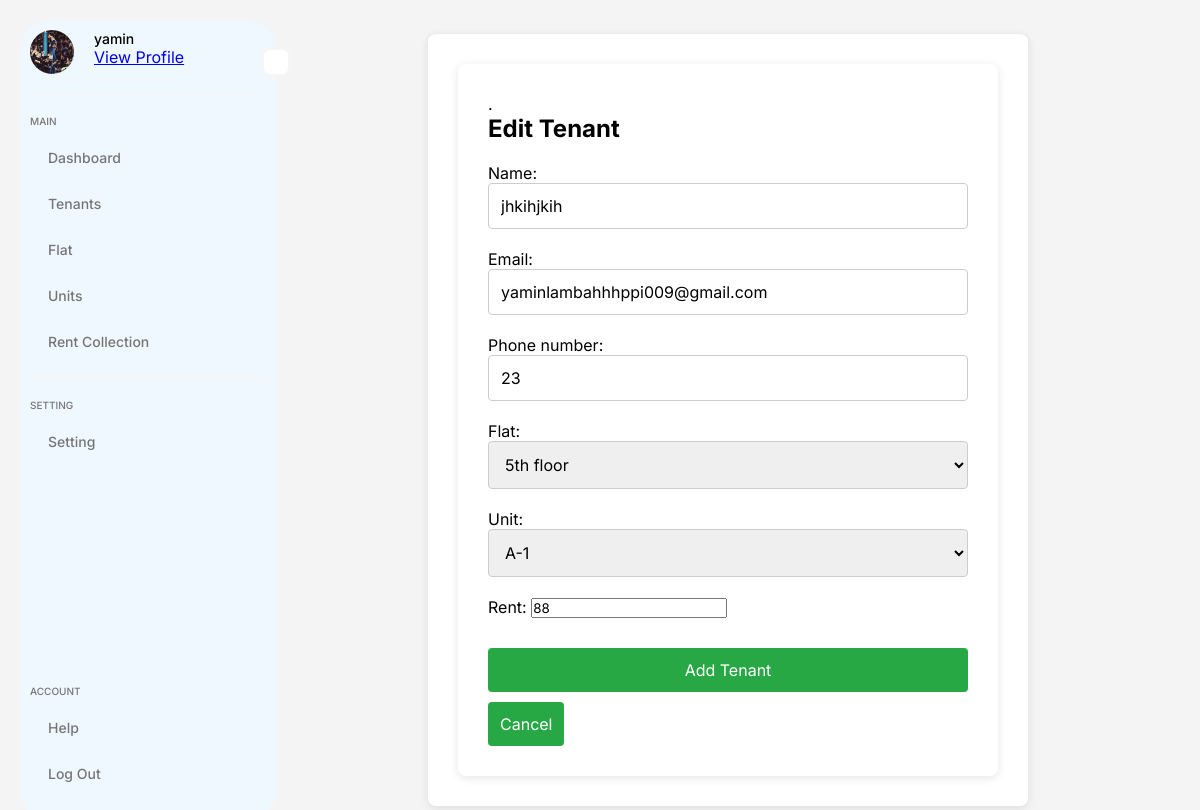
Screenshot of /rental/tenants/edit/8/ (signed in) with the database file from the repository.
### accounts/models.py (models this page shows, shortened)
class UserProfile(models.Model):
    user = models.OneToOneField(User, on_delete=models.CASCADE)
    phone = models.CharField(max_length=15, blank=True, null=True)
    address = models.CharField(max_length=255, blank=True, null=True)
    profile_photo = models.ImageField(
        upload_to="profile_photos/", blank=True, null=True
    )

### rental_management/models.py (models this page shows, shortened)
class Tenant(models.Model):
    name = models.CharField(null=True, max_length=255)
    email = models.EmailField(unique=True)
    phone_number = models.CharField(null=True, max_length=15)
    flat = models.ForeignKey("Flat", on_delete=models.SET_NULL, null=True, blank=True)
    unit = models.ForeignKey("Unit", on_delete=models.SET_NULL, null=True, blank=True)
    rent = models.IntegerField(null=True)

class Unit(models.Model):
    name = models.CharField(max_length=100)
    status = models.CharField(
        max_length=20,
        choices=[("occupied", "Occupied"), ("vacant", "Vacant")],
        default="vacant",
    )
    def __str__(self):
        return f" {self.name}"

### rental_management/views.py (the view)
# urls.py: path("tenants/edit/<int:pk>/", views.tenant_edit, name="edit_tenant"),
@login_required
def tenant_edit(request, pk):
    tenant = get_object_or_404(Tenant, pk=pk)
    if request.method == "POST":
        form = TenantForm(request.POST, instance=tenant)
        if form.is_valid():
            form.save()
            return redirect("tenant_list")
    else:
        form = TenantForm(instance=tenant)
    return render(request, "rental_management/tenant_form.html", {"form": form})

### rental_management/forms.py
class TenantForm(forms.ModelForm):
    class Meta:
        model = Tenant
        fields = "__all__"  # Adjust if you want to exclude certain fields

### accounts/context_processors.py (called while the page is built)
def user_profile(request):
    profile = None
    if request.user.is_authenticated:
        try:
            profile = UserProfile.objects.get(user=request.user)
        except UserProfile.DoesNotExist:
            pass
    return {"profile": profile}

### rental_management/models.py (called while the page is built)
    def __str__(self):
        return self.flat_number

### templates/rental_management/tenant_form.html (shortened to what this page needs)
{% extends 'sidebar.html' %}
{% load static %}
{% block style %}
<link rel="stylesheet" href="{% static 'css/add_tenant.css' %}">
{% endblock %}
{% block content %}
<div class="main-content">.
    <h1>{% if form.instance.pk %} Edit Tenant{% else %}Add Tenant{% endif %}</h1>
    <form method="POST" class="tenant-form">
        {{ form.as_p }}
        <button type="submit">Add Tenant</button>
    </form>
    <button class="cancel-button" href="{% url 'tenant_list' %}">Cancel</button>
</div>
{% endblock %}

### templates/sidebar.html (shortened to what this page needs)
{% load static %}
<!DOCTYPE html>
<html lang="en">
<head>
    <link rel="stylesheet" href="{% static 'css/styles.css' %}">
    {% block style %}
    {% endblock %}
</head>
<body>
    <aside class="container">
        <div class="sidebar">
            <div class="menu-btn">
            </div>
            <div class="head">
                <div class="user-img">
                    {% if profile and profile.profile_photo %}
                    <img src="{{ profile.profile_photo.url }}" alt="Profile Photo">
                    {% else %}
                    <img src="{% static 'images/default-profile.png' %}" alt="Default Profile Photo">
                    {% endif %}
                </div>
                <div class="user-details">
                    <p class="name">{{ user.username }}</p>
                    <a href="{% url 'accounts:profile' %}" class="profile-link">View Profile</a>
                </div>
            </div>
            <div class="nav">
                <div class="menu">
                    <p class="title">Main</p>
                    <ul>
                        <li>
                            <a href="{% url 'dashboard' %}">
                                <span class="text">Dashboard</span>
                            </a>
                        </li>
                        <li>
                            <a href="#">
                                <span class="text">Tenants</span>
                            </a>
                        </li>
                        <li>
                            <a href="#">
                                <span class="text">Flat</span>
                            </a>
                        </li>
                        <li>
                            <a href="#">
                                <span class="text">Units</span>
                            </a>
                        </li>
                        <li>
                            <a href="#">
                                <span class="text">Rent Collection</span>
                            </a>
                        </li>
                    </ul>
                </div>
                <div class="menu">
                    <p class="title">Setting</p>
                    <ul>
                        <li>
                            <a href="#">
                                <span class="text">Setting</span>
                            </a>
                        </li>
                    </ul>
                </div>
            </div>
            <div class="menu">
                <p class="title">Account</p>
                <ul>
                    <li>
                        <a href="#">
                            <span class="text">Help</span>
                        </a>
                    </li>
                    <li>
                        <a href="{% url 'accounts:logout' %}">
                            <span class="text">Log Out</span>
                        </a>
                    </li>
                </ul>
            </div>
        </div>
        <div class="main-content">
            {% block content %}
            {% endblock %}
        </div>
    </aside>
</body>
</html>

### static/css/styles.css (style rules this page uses)
* { margin: 0; padding: 0; box-sizing: border-box; font-family: "Inter", sans-serif; }
body { background-color: #ffffff; }
.container { width: 100%; min-height: 100vh; }
.sidebar { position: relative; width: 256px; height: 100vh; display: flex; flex-direction: column; gap: 20px; background-color: aliceblue; padding: 10px; border-radius: 30px; }
.sidebar, .head { display: flex; gap: 20px; padding-bottom: 20px; border-bottom: 1px solid #f6f6f6; }
.user-img { width: 44px; height: 44px; border-radius: 50%; overflow: hidden; }
.user-img img { width: 100%; object-fit: cover; }
.user-details .title, .menu .title { font-size: 10px; font-weight: 500; color: #757575; text-transform: uppercase; margin-bottom: 10px; }
.user-details .name { font-size: 14px; font-weight: 500; }
.nav { flex: 1; }
.menu ul li { position: relative; list-style: none; margin-bottom: 5px; }
.menu ul li a { display: flex; align-items: center; gap: 10px; font-size: 14px; font-weight: 500; color: #757575; text-decoration: none; padding: 12px 8px; border-radius: 8px; transition: all 0.3s; }
.menu ul li .text { flex: 1; }
.menu:not(:last-child) { padding-bottom: 10px; margin-bottom: 20px; border-bottom: 2px solid #f6f6f6; }
.menu-btn { position: absolute; right: -14px; top: 3.5%; width: 28px; height: 28px; border-radius: 8px; display: flex; align-items: center; justify-content: center; cursor: pointer; color: #757575; border: 2px solid #f6f6f6; background-color: #fff; }
.container { display: flex; width: 100%; min-height: 100vh; }
.sidebar { width: 256px; height: 100vh; background-color: aliceblue; transition: width 0.3s; }
.main-content { flex: 1; padding: 24px; transition: margin-left 0.3s, padding-left 0.3s; }

### static/css/add_tenant.css (style rules this page uses)
body { font-family: Arial, sans-serif; background-color: #f4f4f4; margin: 0; padding: 20px; }
.main-content { background-color: white; padding: 30px; border-radius: 8px; box-shadow: 0 2px 10px rgba(0, 0, 0, 0.1); max-width: 600px; margin: auto; }
h1 { font-size: 24px; margin-bottom: 20px; }
.tenant-form { display: flex; flex-direction: column; }
.tenant-form p { margin-bottom: 20px; }
input[type="text"], input[type="email"], input[type="tel"], select { width: 100%; padding: 12px; border: 1px solid #ccc; border-radius: 4px; font-size: 16px; }
button { padding: 12px; background-color: #28a745; color: white; border: none; border-radius: 4px; cursor: pointer; font-size: 16px; margin-top: 10px; }

### rows the page displays
UserProfile: profile_photo (picture)
Tenant: name "jhkihjkih", email "yaminlambahhhppi009@gmail.com", phone_number "23", flat "5th floor", unit "A-1", rent "88"

### other values shown
{{ user.username }} "yamin"
